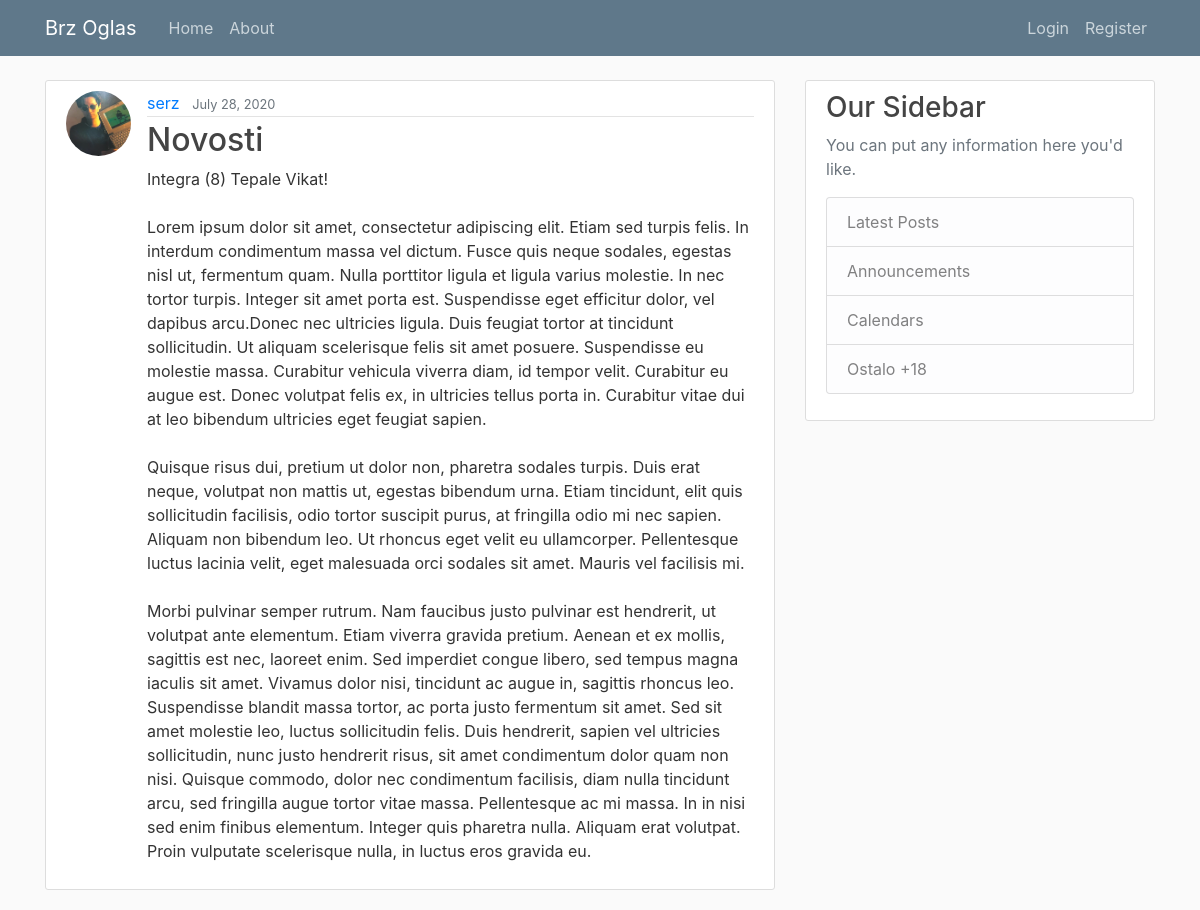
The app's page /post/31/ with its own data.
### blog/models.py (models this page shows, shortened)
class Post(models.Model):
    title = models.CharField(max_length=100)
    content = models.TextField()
    date_posted = models.DateTimeField(default=timezone.now)
    author = models.ForeignKey(User, on_delete=models.CASCADE)

### users/models.py (models this page shows, shortened)
class Profile(models.Model):
    user = models.OneToOneField(User, on_delete=models.CASCADE)
    image = models.ImageField(default='default.jpg', upload_to='profile_pics')

### blog/views.py (the view)
# urls.py: path('post/<int:pk>/', PostDetailView.as_view(), name='post-detail'),
class PostDetailView(DetailView):
    model = Post

### blog/templates/blog/post_detail.html (shortened to what this page needs)
{% extends "blog/base.html" %}
{% block content %}
  <article class="media content-section">
    <img class="rounded-circle article-img" src="{{ object.author.profile.image.url }}">
    <div class="media-body">
      <div class="article-metadata">
        <a class="mr-2" href="{% url 'user-posts' object.author.username %}">{{ object.author }}</a>
        <small class="text-muted">{{ object.date_posted|date:"F d, Y" }}</small>
      </div>
      <h2 class="article-title">{{ object.title }}</h2>
      <p class="article-content">{{ object.content }}</p>
    </div>
  </article>
{% endblock content %}

### blog/static/blog/main.css (style rules this page uses)
body { background: #fafafa; color: #333333; margin-top: 5rem; }
h1, h2, h3, h4, h5, h6 { color: #444444; }
.content-section { background: #ffffff; padding: 10px 20px; border: 1px solid #dddddd; border-radius: 3px; margin-bottom: 20px; }
.article-title { color: #444444; }
.article-content { white-space: pre-line; }
.article-img { height: 65px; width: 65px; margin-right: 16px; }
.article-metadata { padding-bottom: 1px; margin-bottom: 4px; border-bottom: 1px solid #e3e3e3 }

### records on screen
Post: author.profile.image (picture), author "serz", date_posted "July 28, 2020", title "Novosti", content "Integra (8) Tepale Vikat! Lorem ipsum dolor sit amet, consectetur adipiscing elit. Etiam sed turpis felis. In interdum condimentum massa vel dictum. Fusce quis neque sodales, egestas nisl ut, fermentum quam. Nulla porttitor ligula et ligula varius molestie. In nec tortor turpis. Integer sit amet porta est. Suspendisse eget efficitur dolor, vel dapibus arcu.Donec nec ultricies ligula. Duis feugiat tortor at tincidunt sollicitudin. Ut aliquam scelerisque felis sit amet posuere. Suspendisse eu molestie massa. Curabitur vehicula viverra diam, id tempor velit. Curabitur eu augue est. Donec volutpat felis ex, in ultricies tellus porta in. Curabitur vitae dui at leo bibendum ultricies eget feugiat…"
